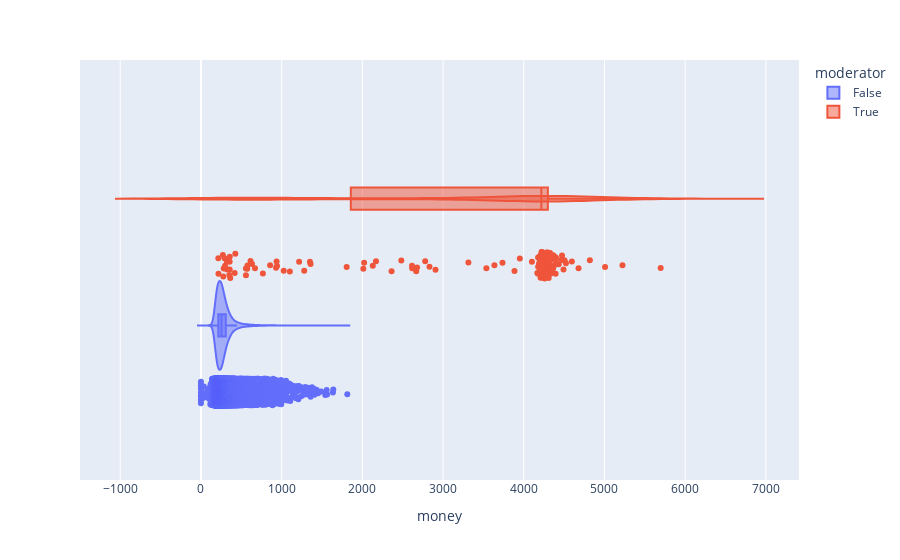

The notebook cell saved with this chart:
### Code cell
px.violin(casino_df,
    x='money',
    color='moderator',
    box=True,
    points='all')

### Figure 1 — Plotly figure (JSON) as saved in the notebook; plotly's stock layout.template omitted (floating-point values rounded to 4 significant figures; data arrays with more than 128 entries replaced by an {"elided": "..."} marker saying what was removed)
{"data": [{"alignmentgroup": "True", "box": {"visible": true}, "hovertemplate": "moderator=False<br>money=%{x}<extra></extra>", "legendgroup": "False", "marker": {"color": "#636efa"}, "name": "False", "offsetgroup": "False", "orientation": "h", "points": "all", "scalegroup": "True", "showlegend": true, "type": "violin", "x": {"elided": "55436 float values"}, "x0": " ", "xaxis": "x", "y0": " ", "yaxis": "y"}, {"alignmentgroup": "True", "box": {"visible": true}, "hovertemplate": "moderator=True<br>money=%{x}<extra></extra>", "legendgroup": "True", "marker": {"color": "#EF553B"}, "name": "True", "offsetgroup": "True", "orientation": "h", "points": "all", "scalegroup": "True", "showlegend": true, "type": "violin", "x": {"elided": "139 float values"}, "x0": " ", "xaxis": "x", "y0": " ", "yaxis": "y"}], "layout": {"legend": {"title": {"text": "moderator"}, "tracegroupgap": 0}, "margin": {"t": 60}, "violinmode": "group", "xaxis": {"anchor": "y", "domain": [0, 1], "title": {"text": "money"}}, "yaxis": {"anchor": "x", "domain": [0, 1]}}}
